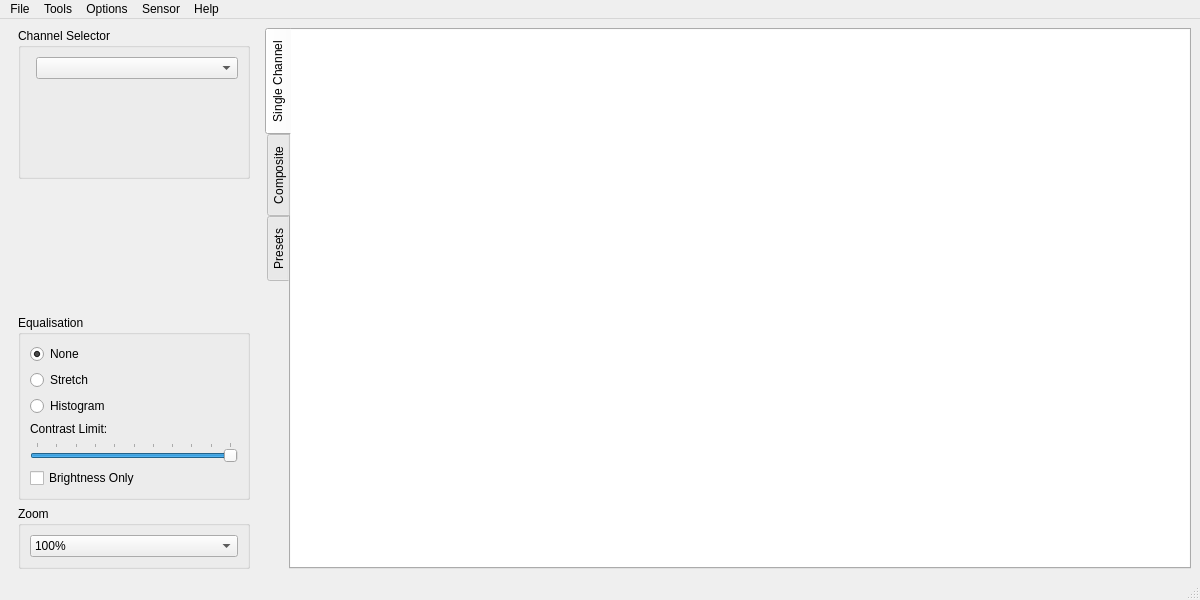
<?xml version="1.0" encoding="UTF-8"?>
<ui version="4.0">
 <class>MainWindow</class>
 <widget class="QMainWindow" name="MainWindow">
  <property name="geometry">
   <rect>
    <x>0</x>
    <y>0</y>
    <width>1200</width>
    <height>600</height>
   </rect>
  </property>
  <property name="windowTitle">
   <string>LeanHRPT Decode</string>
  </property>
  <property name="windowIcon">
   <iconset>
    <normaloff>logo128.png</normaloff>logo128.png</iconset>
  </property>
  <widget class="QWidget" name="centralwidget">
   <layout class="QHBoxLayout" name="horizontalLayout">
    <item>
     <widget class="QWidget" name="optionsSidebar" native="true">
      <property name="maximumSize">
       <size>
        <width>250</width>
        <height>16777215</height>
       </size>
      </property>
      <layout class="QVBoxLayout" name="options">
       <property name="topMargin">
        <number>0</number>
       </property>
       <property name="bottomMargin">
        <number>0</number>
       </property>
       <item>
        <widget class="QStackedWidget" name="stackedOptions">
         <property name="currentIndex">
          <number>0</number>
         </property>
         <widget class="QWidget" name="channelPage">
          <layout class="QVBoxLayout" name="verticalLayout_7">
           <property name="leftMargin">
            <number>0</number>
           </property>
           <property name="topMargin">
            <number>0</number>
           </property>
           <property name="rightMargin">
            <number>0</number>
           </property>
           <property name="bottomMargin">
            <number>0</number>
           </property>
           <item>
            <widget class="QGroupBox" name="channelSelectorBox">
             <property name="title">
              <string>Channel Selector</string>
             </property>
             <layout class="QFormLayout" name="formLayout_2">
              <item row="0" column="1">
               <widget class="QComboBox" name="channelSelector">
                <property name="sizePolicy">
                 <sizepolicy hsizetype="Expanding" vsizetype="Fixed">
                  <horstretch>0</horstretch>
                  <verstretch>0</verstretch>
                 </sizepolicy>
                </property>
               </widget>
              </item>
             </layout>
            </widget>
           </item>
          </layout>
         </widget>
         <widget class="QWidget" name="compositePage">
          <layout class="QVBoxLayout" name="verticalLayout_3">
           <property name="leftMargin">
            <number>0</number>
           </property>
           <property name="topMargin">
            <number>0</number>
           </property>
           <property name="rightMargin">
            <number>0</number>
           </property>
           <property name="bottomMargin">
            <number>0</number>
           </property>
           <item>
            <widget class="QGroupBox" name="compoisteSelectorBox">
             <property name="title">
              <string>Composite Channel Selector</string>
             </property>
             <layout class="QFormLayout" name="formLayout">
              <item row="0" column="1">
               <widget class="QComboBox" name="redSelector">
                <property name="sizePolicy">
                 <sizepolicy hsizetype="Expanding" vsizetype="Fixed">
                  <horstretch>0</horstretch>
                  <verstretch>0</verstretch>
                 </sizepolicy>
                </property>
               </widget>
              </item>
              <item row="0" column="0">
               <widget class="QLabel" name="redLabel">
                <property name="text">
                 <string>Red</string>
                </property>
               </widget>
              </item>
              <item row="1" column="0">
               <widget class="QLabel" name="greenLabel">
                <property name="text">
                 <string>Green</string>
                </property>
               </widget>
              </item>
              <item row="1" column="1">
               <widget class="QComboBox" name="greenSelector">
                <property name="sizePolicy">
                 <sizepolicy hsizetype="Expanding" vsizetype="Fixed">
                  <horstretch>0</horstretch>
                  <verstretch>0</verstretch>
                 </sizepolicy>
                </property>
               </widget>
              </item>
              <item row="2" column="0">
               <widget class="QLabel" name="blueLabel">
                <property name="text">
                 <string>Blue</string>
                </property>
               </widget>
              </item>
              <item row="2" column="1">
               <widget class="QComboBox" name="blueSelector">
                <property name="sizePolicy">
                 <sizepolicy hsizetype="Expanding" vsizetype="Fixed">
                  <horstretch>0</horstretch>
                  <verstretch>0</verstretch>
                 </sizepolicy>
                </property>
               </widget>
              </item>
             </layout>
            </widget>
           </item>
          </layout>
         </widget>
         <widget class="QWidget" name="presetPage">
          <layout class="QVBoxLayout" name="verticalLayout_8">
           <property name="leftMargin">
            <number>0</number>
           </property>
           <property name="topMargin">
            <number>0</number>
           </property>
           <property name="rightMargin">
            <number>0</number>
           </property>
           <property name="bottomMargin">
            <number>0</number>
           </property>
           <item>
            <widget class="QGroupBox" name="presetSelectorBox">
             <property name="title">
              <string>Select Preset</string>
             </property>
             <layout class="QFormLayout" name="formLayout_3">
              <item row="0" column="0" colspan="2">
               <widget class="QComboBox" name="presetSelector">
                <property name="sizePolicy">
                 <sizepolicy hsizetype="MinimumExpanding" vsizetype="Fixed">
                  <horstretch>0</horstretch>
                  <verstretch>0</verstretch>
                 </sizepolicy>
                </property>
               </widget>
              </item>
              <item row="1" column="0">
               <widget class="QLabel" name="presetDescription">
                <property name="text">
                 <string/>
                </property>
                <property name="wordWrap">
                 <bool>true</bool>
                </property>
               </widget>
              </item>
              <item row="4" column="0" colspan="2">
               <widget class="QPushButton" name="presetReload">
                <property name="text">
                 <string>Reload</string>
                </property>
               </widget>
              </item>
              <item row="2" column="0">
               <widget class="QLabel" name="presetAuthor">
                <property name="text">
                 <string/>
                </property>
                <property name="wordWrap">
                 <bool>true</bool>
                </property>
               </widget>
              </item>
              <item row="3" column="0">
               <widget class="QLabel" name="presetCategory">
                <property name="text">
                 <string/>
                </property>
                <property name="wordWrap">
                 <bool>true</bool>
                </property>
               </widget>
              </item>
             </layout>
            </widget>
           </item>
          </layout>
         </widget>
        </widget>
       </item>
       <item>
        <spacer name="verticalSpacer">
         <property name="orientation">
          <enum>Qt::Vertical</enum>
         </property>
         <property name="sizeHint" stdset="0">
          <size>
           <width>20</width>
           <height>40</height>
          </size>
         </property>
        </spacer>
       </item>
       <item>
        <widget class="QGroupBox" name="groupBox">
         <property name="title">
          <string>Equalisation</string>
         </property>
         <layout class="QVBoxLayout" name="verticalLayout">
          <item>
           <widget class="QRadioButton" name="equalisationNone">
            <property name="text">
             <string>None</string>
            </property>
            <property name="checked">
             <bool>true</bool>
            </property>
           </widget>
          </item>
          <item>
           <widget class="QRadioButton" name="equalisationStretch">
            <property name="text">
             <string>Stretch</string>
            </property>
           </widget>
          </item>
          <item>
           <widget class="QRadioButton" name="equalisationHistogram">
            <property name="text">
             <string>Histogram</string>
            </property>
           </widget>
          </item>
          <item>
           <widget class="QLabel" name="label">
            <property name="text">
             <string>Contrast Limit:</string>
            </property>
           </widget>
          </item>
          <item>
           <widget class="QSlider" name="contrastLimit">
            <property name="maximum">
             <number>100</number>
            </property>
            <property name="value">
             <number>100</number>
            </property>
            <property name="orientation">
             <enum>Qt::Horizontal</enum>
            </property>
            <property name="tickPosition">
             <enum>QSlider::TicksAbove</enum>
            </property>
           </widget>
          </item>
          <item>
           <widget class="QCheckBox" name="brightnessOnly">
            <property name="text">
             <string>Brightness Only</string>
            </property>
           </widget>
          </item>
         </layout>
        </widget>
       </item>
       <item>
        <widget class="QGroupBox" name="zoomSelectorBox">
         <property name="title">
          <string>Zoom</string>
         </property>
         <layout class="QVBoxLayout" name="verticalLayout_2">
          <item>
           <widget class="QComboBox" name="zoomSelector">
            <property name="currentIndex">
             <number>2</number>
            </property>
            <item>
             <property name="text">
              <string>25%</string>
             </property>
            </item>
            <item>
             <property name="text">
              <string>50%</string>
             </property>
            </item>
            <item>
             <property name="text">
              <string>100%</string>
             </property>
            </item>
            <item>
             <property name="text">
              <string>200%</string>
             </property>
            </item>
           </widget>
          </item>
         </layout>
        </widget>
       </item>
      </layout>
     </widget>
    </item>
    <item>
     <widget class="QTabWidget" name="imageTabs">
      <property name="tabPosition">
       <enum>QTabWidget::West</enum>
      </property>
      <property name="currentIndex">
       <number>0</number>
      </property>
      <widget class="QWidget" name="channelTab">
       <attribute name="title">
        <string>Single Channel</string>
       </attribute>
       <layout class="QVBoxLayout" name="verticalLayout_5">
        <property name="leftMargin">
         <number>0</number>
        </property>
        <property name="topMargin">
         <number>0</number>
        </property>
        <property name="rightMargin">
         <number>0</number>
        </property>
        <property name="bottomMargin">
         <number>0</number>
        </property>
        <item>
         <widget class="QGraphicsView" name="channelView">
          <property name="frameShape">
           <enum>QFrame::NoFrame</enum>
          </property>
          <property name="alignment">
           <set>Qt::AlignLeading|Qt::AlignLeft|Qt::AlignTop</set>
          </property>
          <property name="dragMode">
           <enum>QGraphicsView::ScrollHandDrag</enum>
          </property>
         </widget>
        </item>
       </layout>
      </widget>
      <widget class="QWidget" name="compositeTab">
       <attribute name="title">
        <string>Composite</string>
       </attribute>
       <layout class="QVBoxLayout" name="verticalLayout_6">
        <property name="leftMargin">
         <number>0</number>
        </property>
        <property name="topMargin">
         <number>0</number>
        </property>
        <property name="rightMargin">
         <number>0</number>
        </property>
        <property name="bottomMargin">
         <number>0</number>
        </property>
        <item>
         <widget class="QGraphicsView" name="compositeView">
          <property name="frameShape">
           <enum>QFrame::NoFrame</enum>
          </property>
          <property name="alignment">
           <set>Qt::AlignLeading|Qt::AlignLeft|Qt::AlignTop</set>
          </property>
          <property name="dragMode">
           <enum>QGraphicsView::ScrollHandDrag</enum>
          </property>
         </widget>
        </item>
       </layout>
      </widget>
      <widget class="QWidget" name="presetTab">
       <attribute name="title">
        <string>Presets</string>
       </attribute>
       <layout class="QVBoxLayout" name="verticalLayout_4">
        <property name="leftMargin">
         <number>0</number>
        </property>
        <property name="topMargin">
         <number>0</number>
        </property>
        <property name="rightMargin">
         <number>0</number>
        </property>
        <property name="bottomMargin">
         <number>0</number>
        </property>
        <item>
         <widget class="QGraphicsView" name="presetView">
          <property name="frameShape">
           <enum>QFrame::NoFrame</enum>
          </property>
          <property name="alignment">
           <set>Qt::AlignLeading|Qt::AlignLeft|Qt::AlignTop</set>
          </property>
          <property name="dragMode">
           <enum>QGraphicsView::ScrollHandDrag</enum>
          </property>
         </widget>
        </item>
       </layout>
      </widget>
     </widget>
    </item>
   </layout>
  </widget>
  <widget class="QMenuBar" name="menubar">
   <property name="geometry">
    <rect>
     <x>0</x>
     <y>0</y>
     <width>1200</width>
     <height>30</height>
    </rect>
   </property>
   <widget class="QMenu" name="menuFile">
    <property name="title">
     <string>File</string>
    </property>
    <addaction name="actionOpen"/>
    <addaction name="separator"/>
    <addaction name="actionSave_Current_Image"/>
    <addaction name="actionSave_Current_Image_Corrected"/>
    <addaction name="actionSave_All_Channels"/>
    <addaction name="actionSave_GCP_File"/>
   </widget>
   <widget class="QMenu" name="menuOptions">
    <property name="title">
     <string>Options</string>
    </property>
    <addaction name="actionFlip"/>
   </widget>
   <widget class="QMenu" name="menuHelp">
    <property name="title">
     <string>Help</string>
    </property>
    <addaction name="actionDocumentation"/>
    <addaction name="actionIssue_Tracker"/>
    <addaction name="separator"/>
    <addaction name="actionAbout_LeanHRPT"/>
    <addaction name="actionAbout_Qt"/>
   </widget>
   <widget class="QMenu" name="menuSensor">
    <property name="title">
     <string>Sensor</string>
    </property>
   </widget>
   <widget class="QMenu" name="menuTools">
    <property name="title">
     <string>Tools</string>
    </property>
    <addaction name="actionGeoprojector"/>
   </widget>
   <addaction name="menuFile"/>
   <addaction name="menuTools"/>
   <addaction name="menuOptions"/>
   <addaction name="menuSensor"/>
   <addaction name="menuHelp"/>
  </widget>
  <widget class="QStatusBar" name="statusbar"/>
  <action name="actionOpen">
   <property name="text">
    <string>Open</string>
   </property>
  </action>
  <action name="actionSave_Current_Image">
   <property name="text">
    <string>Save Current Image</string>
   </property>
  </action>
  <action name="actionSave_All_Channels">
   <property name="text">
    <string>Save All Channels</string>
   </property>
  </action>
  <action name="actionFlip">
   <property name="checkable">
    <bool>true</bool>
   </property>
   <property name="text">
    <string>Flip</string>
   </property>
  </action>
  <action name="actionDocumentation">
   <property name="text">
    <string>Documentation</string>
   </property>
  </action>
  <action name="actionIssue_Tracker">
   <property name="text">
    <string>Issue Tracker</string>
   </property>
  </action>
  <action name="actionAbout_LeanHRPT">
   <property name="text">
    <string>About LeanHRPT</string>
   </property>
  </action>
  <action name="actionAbout_Qt">
   <property name="text">
    <string>About Qt</string>
   </property>
  </action>
  <action name="actionSave_Current_Image_Corrected">
   <property name="text">
    <string>Save Current Image (Corrected)</string>
   </property>
  </action>
  <action name="actionSave_GCP_File">
   <property name="text">
    <string>Save GCP File</string>
   </property>
  </action>
  <action name="actionGeoprojector">
   <property name="text">
    <string>Geoprojector</string>
   </property>
  </action>
 </widget>
 <resources/>
 <connections>
  <connection>
   <sender>imageTabs</sender>
   <signal>currentChanged(int)</signal>
   <receiver>stackedOptions</receiver>
   <slot>setCurrentIndex(int)</slot>
   <hints>
    <hint type="sourcelabel">
     <x>727</x>
     <y>303</y>
    </hint>
    <hint type="destinationlabel">
     <x>130</x>
     <y>148</y>
    </hint>
   </hints>
  </connection>
 </connections>
</ui>
